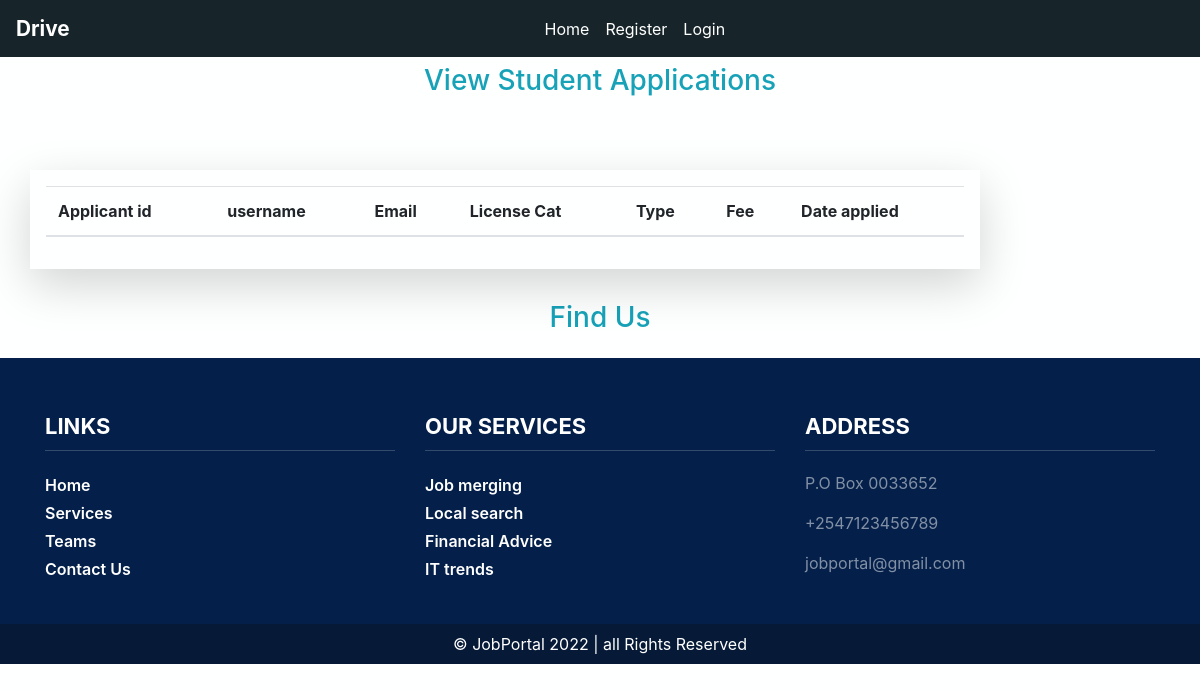
Page /application/ on the earlier database version.
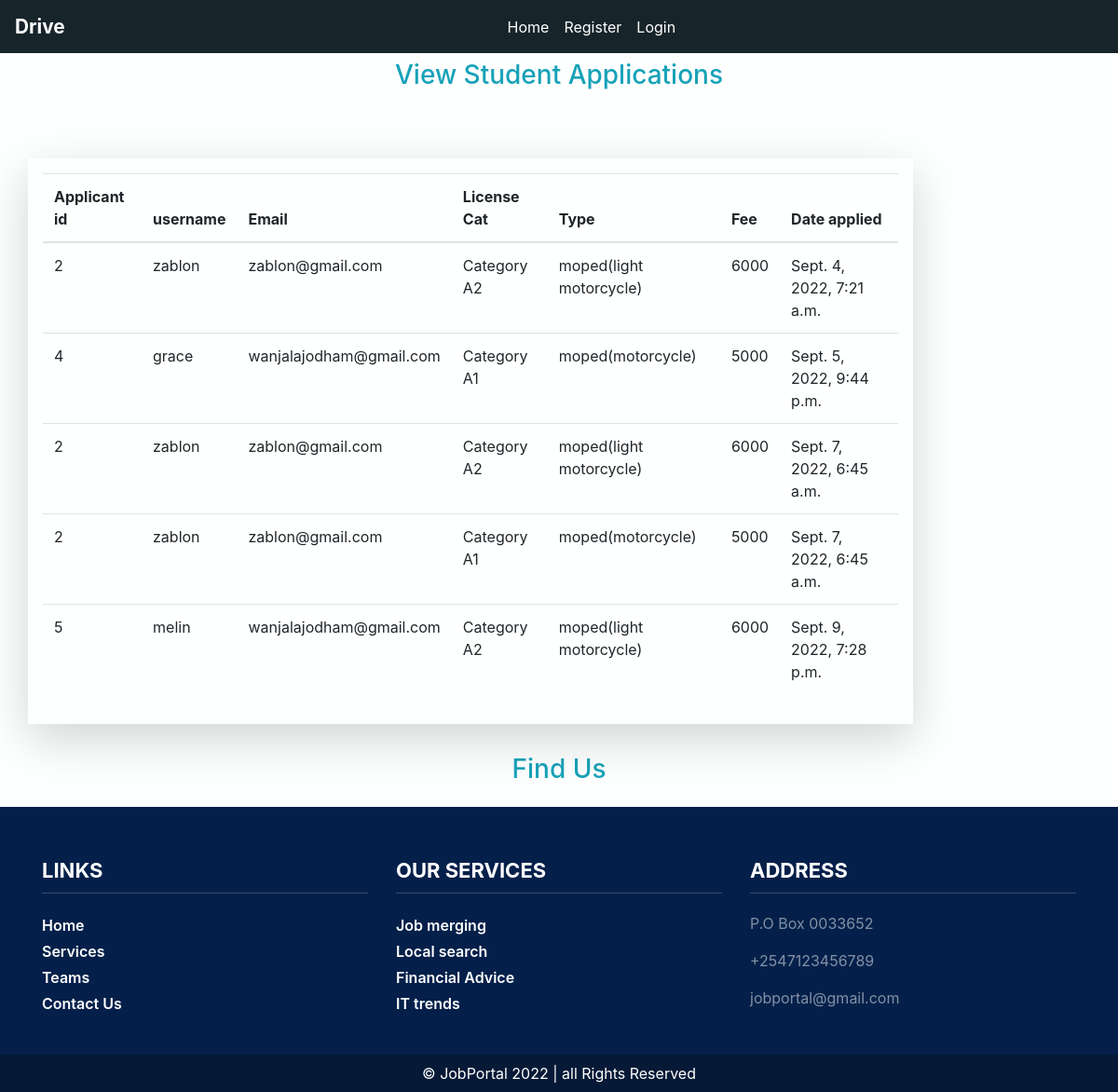
Same page on the later database version.
### indexApp/models.py (models this page shows, shortened)
class Application(models.Model):
    student_id = models.ForeignKey(User, on_delete=models.CASCADE)
    license_type = models.ForeignKey(LicenseType, on_delete=models.CASCADE)
    DateCreated = models.DateTimeField(auto_now_add=True)

class LicenseType(models.Model):
    licenseTypeId = models.AutoField(primary_key=True)
    category = models.CharField(max_length=30)
    Type = models.CharField(max_length=30)
    Duration = models.CharField(max_length=30)
    Fee = models.CharField(max_length=5)
    licenseTypeDesc = models.TextField()

### indexApp/views.py (the view)
# urls.py: path('application/', RequestsListView.as_view(), name='request'),
class RequestsListView(ListView):
    model = Application
    template_name = 'driveAdmin/request.html'
    context_object_name = 'request'

### templates/driveAdmin/request.html
{% extends 'assets/base.html' %}
{% block content %}
<div class="container">
    <div class="py-5 text-center h3 mt-3 text-info">View Student Applications</div>
    <div class="row">
        <div class="col-md-10 mt-3 p-3 shadow-lg">
            <table class="table">
              <thead>
                <tr>
                  <th scope="col">Applicant id</th>
                  <th scope="col">username</th>
                  <th scope="col">Email</th>
                  <th scope="col">License Cat</th>
                  <th scope="col">Type</th>
                  <th scope="col">Fee</th>
                  <th scope="col">Date applied</th>
                </tr>
              </thead>
              <tbody>
              {%for x in request%}
                <tr>
                  <td>{{x.student_id.id}}</td>
                  <td>{{x.student_id.username}}</td>
                  <td>{{x.student_id.email}}</td>
                  <td>{{x.license_type.category}}</td>
                  <td>{{x.license_type.Type}}</td>
                  <td>{{x.license_type.Fee}}</td>
                  <td>{{x.DateCreated}}</td>
                </tr>
              {%endfor%}
              </tbody>
            </table>
        </div>
    </div>
</div>
{% endblock content %}

Differences in the rows shown:
added Application: student_id.id "2", student_id.username "zablon", student_id.email "zablon@gmail.com", license_type.category "Category A2", license_type.Type "moped(light motorcycle)", license_type.Fee "6000", DateCreated "Sept. 4, 2022, 7:21 a.m."
added Application: student_id.id "4", student_id.username "grace", student_id.email "wanjalajodham@gmail.com", license_type.category "Category A1", license_type.Type "moped(motorcycle)", license_type.Fee "5000", DateCreated "Sept. 5, 2022, 9:44 p.m."
added Application: student_id.id "2", student_id.username "zablon", student_id.email "zablon@gmail.com", license_type.category "Category A2", license_type.Type "moped(light motorcycle)", license_type.Fee "6000", DateCreated "Sept. 7, 2022, 6:45 a.m."
added Application: student_id.id "2", student_id.username "zablon", student_id.email "zablon@gmail.com", license_type.category "Category A1", license_type.Type "moped(motorcycle)", license_type.Fee "5000", DateCreated "Sept. 7, 2022, 6:45 a.m."
added Application: student_id.id "5", student_id.username "melin", student_id.email "wanjalajodham@gmail.com", license_type.category "Category A2", license_type.Type "moped(light motorcycle)", license_type.Fee "6000", DateCreated "Sept. 9, 2022, 7:28 p.m."
